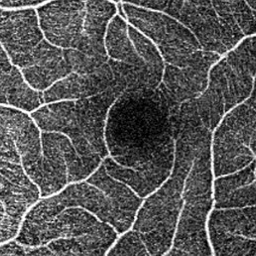
#> input picture data/FAZ/Domain1/train/imgs/019_N_26.png, 256 x 256 px, found by its file name; its folder holds only this picture in this run
$ jupyter execute 3_transfer.ipynb
#> lines starting #> are read from the running program, lines starting #| are printed output that depends on the picture
[cell 1]
import numpy as np
import matplotlib.pyplot as plt
from PIL import Image
import os
import math

[cell 2]
def reconstruct_image_with_target_image(original_img, target_img, ratio):
    f_original = np.fft.fft2(original_img)
    f_original_shift = np.fft.fftshift(f_original)
    f_target = np.fft.fft2(target_img)
    f_target_shift = np.fft.fftshift(f_target)

    amplitude_original = np.abs(f_original_shift)
    phase_original = np.angle(f_original_shift)
    amplitude_target = np.abs(f_target_shift)

    rows, cols = original_img.shape
    mask = np.zeros((rows, cols), np.uint8)
    mask[rows//4:3*rows//4, cols//4:3*cols//4] = 1
    amplitude_new = ((1-ratio)*amplitude_original + ratio*amplitude_target)*mask + amplitude_original*(1-mask)

    f_combined_shift = amplitude_new * np.exp(phase_original * 1j)
    f_combined = np.fft.ifftshift(f_combined_shift)

    combined_img = np.fft.ifft2(f_combined)
    combined_img = np.abs(combined_img).astype(np.uint8)

    return combined_img

[cell 3]
def process_images_in_batch(data_name, domain1_path, target_domain_path, output_path):
#> called with data_name = 'ODOC'
    domain1_images = os.listdir(domain1_path)
    target_domain_images = os.listdir(target_domain_path)
    ratio = 0.7
    if data_name == 'ODOC':
        target_img_name = np.random.choice(target_domain_images)
        target_img = Image.open(os.path.join(target_domain_path, target_img_name))
#> target_img is the input picture: PIL image 256x256 RGB; min 0, max 255, mean 85.3
        target_img_array = np.array(target_img)

        for img1_name in domain1_images:
            img1 = Image.open(os.path.join(domain1_path, img1_name))
            img1_array = np.array(img1)

            combined_channels = []
            for i in range(3):
                combined_img = reconstruct_image_with_target_image(img1_array[:, :, i], target_img_array[:, :, i], ratio)
                combined_channels.append(combined_img)
#> this loop made 3 passes
#> pass 1, in reconstruct_image_with_target_image, `phase_original = np.angle(f_original_shift)`:
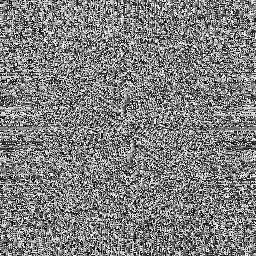
#> phase_original: shape (256, 256) float64; min -3.14, max 3.14, mean 4.34e-19; drawn with min black and max white
#> after the loop, combined_channels = 3 items

            rgb_image = np.stack(combined_channels, axis = -1)
            Image.fromarray(rgb_image).save(os.path.join(output_path, f"{img1_name}"))

    else:
        target_img_name = np.random.choice(target_domain_images)
        target_img = Image.open(os.path.join(target_domain_path, target_img_name)).convert('L')
        target_img_array = np.array(target_img)


        for img1_name in domain1_images:
            img1 = Image.open(os.path.join(domain1_path, img1_name)).convert('L')
            img1_array = np.array(img1)

            combined_img = reconstruct_image_with_target_image(img1_array, target_img_array, ratio)
            rgb_image = np.stack((combined_img, ) * 3, axis = -1)

            Image.fromarray(rgb_image).save(os.path.join(output_path, f"{img1_name}"))
